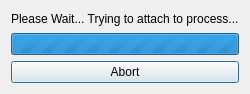
<?xml version="1.0" encoding="UTF-8"?>
<ui version="4.0">
 <class>WaitDialog</class>
 <widget class="QDialog" name="WaitDialog">
  <property name="windowModality">
   <enum>Qt::WindowModal</enum>
  </property>
  <property name="geometry">
   <rect>
    <x>0</x>
    <y>0</y>
    <width>231</width>
    <height>94</height>
   </rect>
  </property>
  <property name="contextMenuPolicy">
   <enum>Qt::NoContextMenu</enum>
  </property>
  <property name="windowTitle">
   <string>Please Wait...</string>
  </property>
  <layout class="QVBoxLayout" name="verticalLayout">
   <item>
    <widget class="QLabel" name="waitLabel">
     <property name="text">
      <string>Please Wait... Trying to attach to process...</string>
     </property>
    </widget>
   </item>
   <item>
    <widget class="QProgressBar" name="progressBar">
     <property name="maximum">
      <number>0</number>
     </property>
     <property name="value">
      <number>0</number>
     </property>
    </widget>
   </item>
   <item>
    <widget class="QPushButton" name="abortButton">
     <property name="text">
      <string>Abort</string>
     </property>
    </widget>
   </item>
  </layout>
 </widget>
 <resources/>
 <connections/>
</ui>
